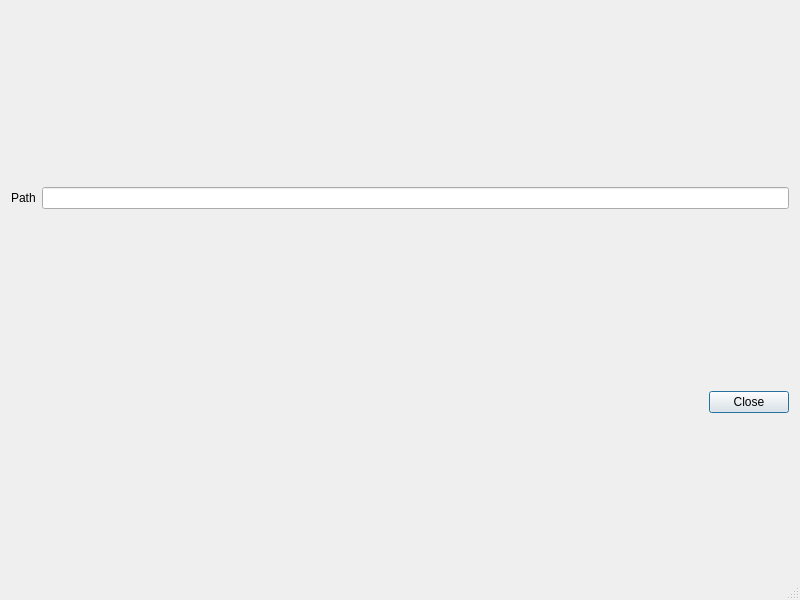
<?xml version="1.0" encoding="UTF-8"?>
<ui version="4.0">
 <class>QgsBrowserDirectoryPropertiesBase</class>
 <widget class="QDialog" name="QgsBrowserDirectoryPropertiesBase">
  <property name="geometry">
   <rect>
    <x>0</x>
    <y>0</y>
    <width>800</width>
    <height>600</height>
   </rect>
  </property>
  <property name="windowTitle">
   <string>Dialog</string>
  </property>
  <property name="sizeGripEnabled">
   <bool>true</bool>
  </property>
  <layout class="QVBoxLayout" name="verticalLayout">
   <item>
    <layout class="QGridLayout" name="gridLayout">
     <item row="0" column="0">
      <widget class="QLabel" name="label_2">
       <property name="text">
        <string>Path</string>
       </property>
      </widget>
     </item>
     <item row="0" column="1">
      <widget class="QLineEdit" name="leSource">
       <property name="enabled">
        <bool>true</bool>
       </property>
       <property name="readOnly">
        <bool>true</bool>
       </property>
      </widget>
     </item>
    </layout>
   </item>
   <item>
    <layout class="QVBoxLayout" name="lytWidget"/>
   </item>
   <item>
    <widget class="QDialogButtonBox" name="buttonBox">
     <property name="sizePolicy">
      <sizepolicy hsizetype="Expanding" vsizetype="Maximum">
       <horstretch>0</horstretch>
       <verstretch>0</verstretch>
      </sizepolicy>
     </property>
     <property name="orientation">
      <enum>Qt::Horizontal</enum>
     </property>
     <property name="standardButtons">
      <set>QDialogButtonBox::Close</set>
     </property>
    </widget>
   </item>
  </layout>
 </widget>
 <resources/>
 <connections>
  <connection>
   <sender>buttonBox</sender>
   <signal>accepted()</signal>
   <receiver>QgsBrowserDirectoryPropertiesBase</receiver>
   <slot>accept()</slot>
   <hints>
    <hint type="sourcelabel">
     <x>248</x>
     <y>254</y>
    </hint>
    <hint type="destinationlabel">
     <x>157</x>
     <y>274</y>
    </hint>
   </hints>
  </connection>
  <connection>
   <sender>buttonBox</sender>
   <signal>rejected()</signal>
   <receiver>QgsBrowserDirectoryPropertiesBase</receiver>
   <slot>reject()</slot>
   <hints>
    <hint type="sourcelabel">
     <x>316</x>
     <y>260</y>
    </hint>
    <hint type="destinationlabel">
     <x>286</x>
     <y>274</y>
    </hint>
   </hints>
  </connection>
 </connections>
</ui>
